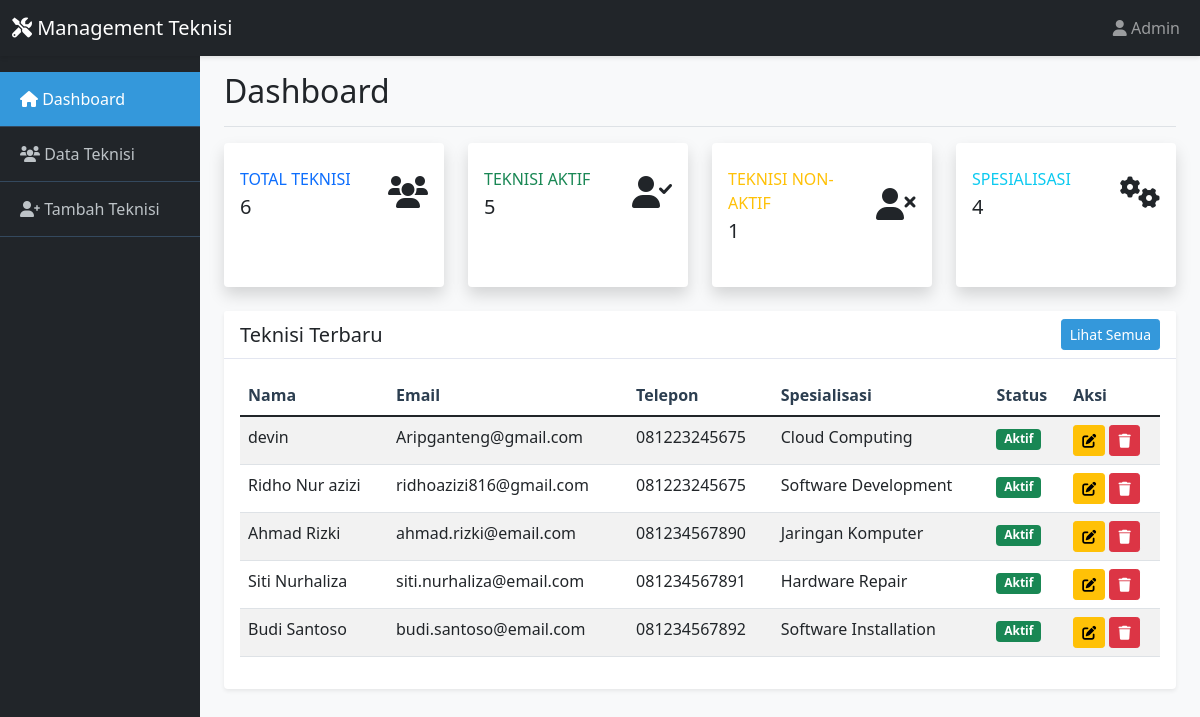
The page / on the database its author committed.
### tables this page shows
CREATE TABLE `teknisi` (
  `id` int(11) NOT NULL,
  `nama` varchar(100) NOT NULL,
  `email` varchar(100) NOT NULL,
  `telepon` varchar(15) NOT NULL,
  `spesialisasi` varchar(100) NOT NULL,
  `alamat` text DEFAULT NULL,
  `tanggal_bergabung` date NOT NULL,
  `status` enum('Aktif','Non-Aktif') DEFAULT 'Aktif',
  `created_at` timestamp NOT NULL DEFAULT current_timestamp()
);

### index.php (the view)
<?php
include 'config.php';
include 'header.php';
$stmt = $pdo->query("SELECT COUNT(*) as total FROM teknisi");
$total_teknisi = $stmt->fetch()['total'];
$stmt = $pdo->query("SELECT COUNT(*) as aktif FROM teknisi WHERE status = 'Aktif'");
$teknisi_aktif = $stmt->fetch()['aktif'];
$stmt = $pdo->query("SELECT COUNT(*) as non_aktif FROM teknisi WHERE status = 'Non-Aktif'");
$teknisi_non_aktif = $stmt->fetch()['non_aktif'];
$stmt = $pdo->query("SELECT * FROM teknisi ORDER BY created_at DESC LIMIT 5");
$teknisi_terbaru = $stmt->fetchAll(PDO::FETCH_ASSOC);
?>
<div class="row">
    <div class="col-xl-3 col-md-6 mb-4">
        <div class="card border-left-primary shadow h-100 py-2">
            <div class="card-body">
                <div class="row no-gutters align-items-center">
                    <div class="col mr-2">
                        <div class="text-xs font-weight-bold text-primary text-uppercase mb-1">
                            Total Teknisi</div>
                        <div class="h5 mb-0 font-weight-bold text-gray-800"><?php echo $total_teknisi; ?></div>
                    </div>
                    <div class="col-auto">
                        <i class="fas fa-users fa-2x text-gray-300"></i>
                    </div>
                </div>
            </div>
        </div>
    </div>
    <div class="col-xl-3 col-md-6 mb-4">
        <div class="card border-left-success shadow h-100 py-2">
            <div class="card-body">
                <div class="row no-gutters align-items-center">
                    <div class="col mr-2">
                        <div class="text-xs font-weight-bold text-success text-uppercase mb-1">
                            Teknisi Aktif</div>
                        <div class="h5 mb-0 font-weight-bold text-gray-800"><?php echo $teknisi_aktif; ?></div>
                    </div>
                    <div class="col-auto">
                        <i class="fas fa-user-check fa-2x text-gray-300"></i>
                    </div>
                </div>
            </div>
        </div>
    </div>
    <div class="col-xl-3 col-md-6 mb-4">
        <div class="card border-left-warning shadow h-100 py-2">
            <div class="card-body">
                <div class="row no-gutters align-items-center">
                    <div class="col mr-2">
                        <div class="text-xs font-weight-bold text-warning text-uppercase mb-1">
                            Teknisi Non-Aktif</div>
                        <div class="h5 mb-0 font-weight-bold text-gray-800"><?php echo $teknisi_non_aktif; ?></div>
                    </div>
                    <div class="col-auto">
                        <i class="fas fa-user-times fa-2x text-gray-300"></i>
                    </div>
                </div>
            </div>
        </div>
    </div>
    <div class="col-xl-3 col-md-6 mb-4">
        <div class="card border-left-info shadow h-100 py-2">
            <div class="card-body">
                <div class="row no-gutters align-items-center">
                    <div class="col mr-2">
                        <div class="text-xs font-weight-bold text-info text-uppercase mb-1">
                            Spesialisasi</div>
                        <div class="h5 mb-0 font-weight-bold text-gray-800">4</div>
                    </div>
                    <div class="col-auto">
                        <i class="fas fa-cogs fa-2x text-gray-300"></i>
                    </div>
                </div>
            </div>
        </div>
    </div>
</div>
<div class="row">
    <div class="col-12">
        <div class="card">
            <div class="card-header d-flex justify-content-between align-items-center">
                <h5 class="card-title mb-0">Teknisi Terbaru</h5>
                <a href="teknisi.php" class="btn btn-primary btn-sm">Lihat Semua</a>
            </div>
            <div class="card-body">
                <div class="table-responsive">
                    <table class="table table-striped">
                        <thead>
                            <tr>
                                <th>Nama</th>
                                <th>Email</th>
                                <th>Telepon</th>
                                <th>Spesialisasi</th>
                                <th>Status</th>
                                <th>Aksi</th>
                            </tr>
                        </thead>
                        <tbody>
                            <?php foreach($teknisi_terbaru as $teknisi): ?>
                            <tr>
                                <td><?php echo htmlspecialchars($teknisi['nama']); ?></td>
                                <td><?php echo htmlspecialchars($teknisi['email']); ?></td>
                                <td><?php echo htmlspecialchars($teknisi['telepon']); ?></td>
                                <td><?php echo htmlspecialchars($teknisi['spesialisasi']); ?></td>
                                <td>
                                    <span class="badge <?php echo $teknisi['status'] == 'Aktif' ? 'bg-success' : 'bg-danger'; ?>">
                                        <?php echo $teknisi['status']; ?>
                                    </span>
                                </td>
                                <td>
                                    <a href="edit_teknisi.php?id=<?php echo $teknisi['id']; ?>" class="btn btn-warning btn-sm">
                                        <i class="fas fa-edit"></i>
                                    </a>
                                    <button onclick="confirmDelete(<?php echo $teknisi['id']; ?>, '<?php echo $teknisi['nama']; ?>')"
                                            class="btn btn-danger btn-sm">
                                        <i class="fas fa-trash"></i>
                                    </button>
                                </td>
                            </tr>
                            <?php endforeach; ?>
                        </tbody>
                    </table>
                </div>
            </div>
        </div>
    </div>
</div>
<?php include 'footer.php'; ?>

### style.css (style rules this page uses)
:root { --primary-color: #3498db; --secondary-color: #2c3e50; --success-color: #27ae60; --danger-color: #e74c3c; --warning-color: #f39c12; --light-color: #ecf0f1; }
body { background-color: #f8f9fa; font-family: 'Segoe UI', Tahoma, Geneva, Verdana, sans-serif; }
.card { border: none; box-shadow: 0 0.125rem 0.25rem rgba(0, 0, 0, 0.075); margin-bottom: 20px; }
.card-header { background-color: white; border-bottom: 1px solid #e3e6f0; font-weight: 600; }
.btn-primary { background-color: var(--primary-color); border-color: var(--primary-color); }
.table th { border-top: none; font-weight: 600; color: var(--secondary-color); }

### rows shown on the page
teknisi: nama "devin", email "Aripganteng@gmail.com", telepon "081223245675", spesialisasi "Cloud Computing", status "Aktif"
teknisi: nama "Ridho Nur azizi", email "ridhoazizi816@gmail.com", telepon "081223245675", spesialisasi "Software Development", status "Aktif"
teknisi: nama "Ahmad Rizki", email "ahmad.rizki@email.com", telepon "081234567890", spesialisasi "Jaringan Komputer", status "Aktif"
teknisi: nama "Siti Nurhaliza", email "siti.nurhaliza@email.com", telepon "081234567891", spesialisasi "Hardware Repair", status "Aktif"
teknisi: nama "Budi Santoso", email "budi.santoso@email.com", telepon "081234567892", spesialisasi "Software Installation", status "Aktif"

### other values the page prints
$page_titles[basename($_SERVER['PHP_SELF'])] "Dashboard"
$total_teknisi "6"
$teknisi_aktif "5"
$teknisi_non_aktif "1"
